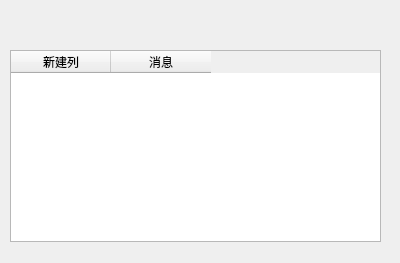
<?xml version="1.0" encoding="UTF-8"?>
<ui version="4.0">
 <class>Form</class>
 <widget class="QWidget" name="Form">
  <property name="geometry">
   <rect>
    <x>0</x>
    <y>0</y>
    <width>400</width>
    <height>263</height>
   </rect>
  </property>
  <property name="windowTitle">
   <string>Form</string>
  </property>
  <widget class="QTableWidget" name="tableWidget">
   <property name="geometry">
    <rect>
     <x>10</x>
     <y>50</y>
     <width>371</width>
     <height>192</height>
    </rect>
   </property>
   <column>
    <property name="text">
     <string>新建列</string>
    </property>
   </column>
   <column>
    <property name="text">
     <string>消息</string>
    </property>
   </column>
  </widget>
 </widget>
 <resources/>
 <connections/>
</ui>
